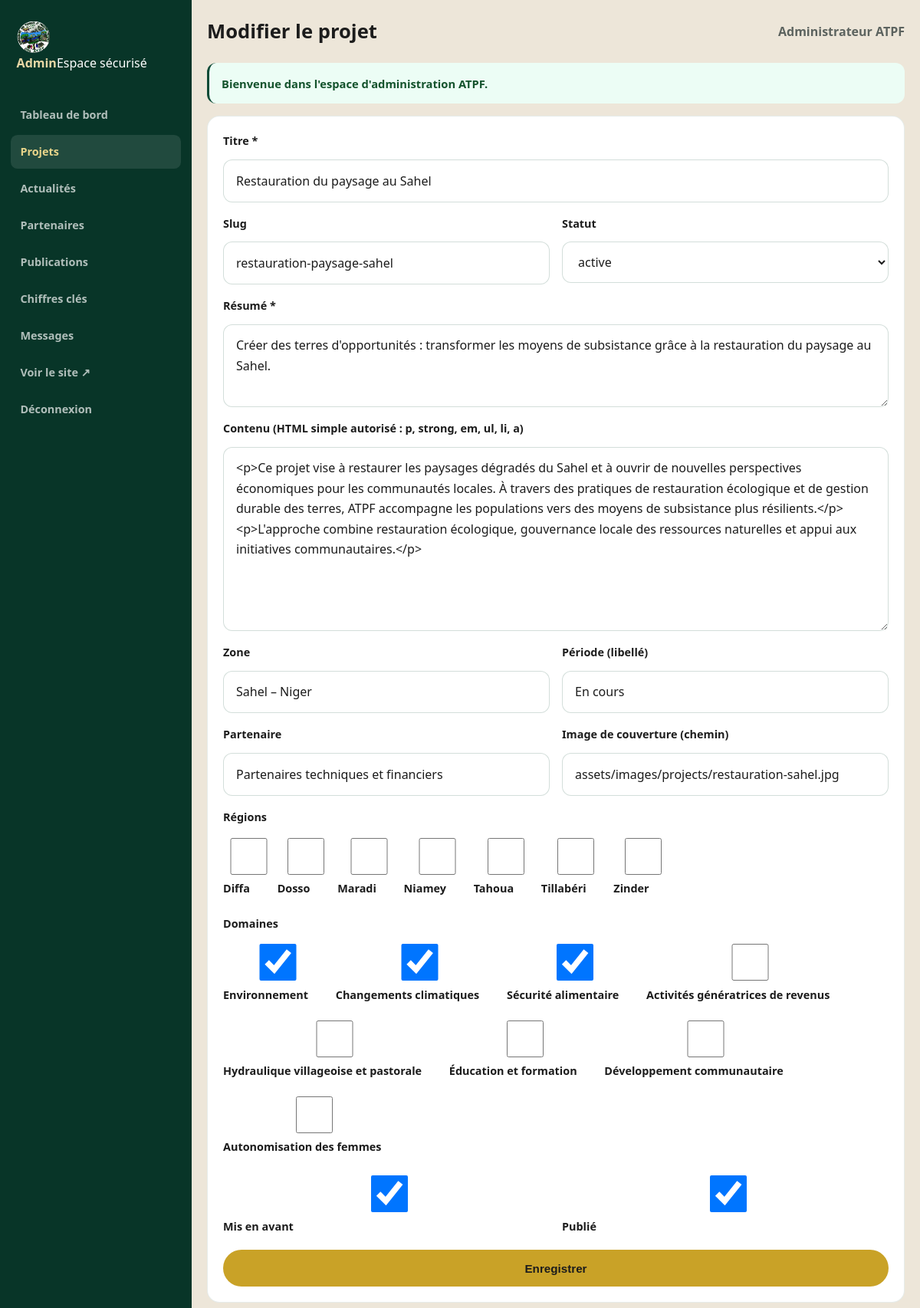
The page /admin/projets/edit/1 (signed in) on the database its author committed.
### tables this page shows
CREATE TABLE projects (
  id INT UNSIGNED AUTO_INCREMENT PRIMARY KEY,
  title VARCHAR(255) NOT NULL,
  slug VARCHAR(255) NOT NULL UNIQUE,
  summary TEXT NOT NULL,
  content LONGTEXT NULL,
  cover_image VARCHAR(255) NULL,
  gallery JSON NULL,
  zone VARCHAR(255) NULL,
  period_start DATE NULL,
  period_end DATE NULL,
  period_label VARCHAR(120) NULL,
  partner_name VARCHAR(255) NULL,
  status ENUM('active','completed','planned','draft') NOT NULL DEFAULT 'draft',
  beneficiaries_note VARCHAR(255) NULL,
  is_featured TINYINT(1) NOT NULL DEFAULT 0,
  is_published TINYINT(1) NOT NULL DEFAULT 0,
  published_at DATETIME NULL,
  meta_title VARCHAR(255) NULL,
  meta_description VARCHAR(320) NULL,
  sort_order INT NOT NULL DEFAULT 0,
  created_at DATETIME NOT NULL DEFAULT CURRENT_TIMESTAMP,
  updated_at DATETIME NOT NULL DEFAULT CURRENT_TIMESTAMP ON UPDATE CURRENT_TIMESTAMP,
  INDEX idx_status (status),
  INDEX idx_published (is_published)
);

CREATE TABLE regions (
  id INT UNSIGNED AUTO_INCREMENT PRIMARY KEY,
  name VARCHAR(80) NOT NULL,
  slug VARCHAR(80) NOT NULL UNIQUE,
  description TEXT NULL,
  photo VARCHAR(255) NULL,
  map_path_id VARCHAR(40) NULL,
  sort_order INT NOT NULL DEFAULT 0,
  is_active TINYINT(1) NOT NULL DEFAULT 1
);

CREATE TABLE domains (
  id INT UNSIGNED AUTO_INCREMENT PRIMARY KEY,
  title VARCHAR(160) NOT NULL,
  slug VARCHAR(160) NOT NULL UNIQUE,
  short_description VARCHAR(400) NOT NULL,
  full_description TEXT NULL,
  icon VARCHAR(60) DEFAULT 'leaf',
  image VARCHAR(255) NULL,
  sort_order INT NOT NULL DEFAULT 0,
  is_published TINYINT(1) NOT NULL DEFAULT 1,
  created_at DATETIME NOT NULL DEFAULT CURRENT_TIMESTAMP,
  updated_at DATETIME NOT NULL DEFAULT CURRENT_TIMESTAMP ON UPDATE CURRENT_TIMESTAMP
);

### app/Controllers/AdminController.php (called while the page is built, shortened)
<?php
class AdminController extends Controller
{
    public function projectForm(?string $id = null): void
    {
        $item = $id ? Project::find((int) $id) : null;
        view('admin/projects/form', [
            'title' => $item ? 'Modifier le projet' : 'Nouveau projet',
            'item' => $item,
            'regions' => Region::all(),
            'domains' => Domain::published(),
            'selectedRegions' => $item ? array_column(Project::regions((int) $item['id']), 'id') : [],
            'selectedDomains' => $item ? array_column(Project::domains((int) $item['id']), 'id') : [],
        ], 'layouts/admin');
    }
}

### index.php (called while the page is built, shortened)
<?php
$config = require __DIR__ . '/app/bootstrap.php';
$router = new Router();
$router->get('/', [HomeController::class, 'index']);
$router->get('/a-propos', [PageController::class, 'about']);
$router->get('/domaines', [PageController::class, 'domains']);
$router->get('/projets', [ProjectController::class, 'index']);
$router->get('/projets/{slug}', [ProjectController::class, 'show']);
$router->get('/impact', [PageController::class, 'impact']);
$router->get('/actualites', [NewsController::class, 'index']);
$router->get('/actualites/{slug}', [NewsController::class, 'show']);
$router->get('/ressources', [PageController::class, 'resources']);
$router->get('/partenaires', [PageController::class, 'partners']);
$router->get('/contact', [PageController::class, 'contact']);
$router->post('/contact', [PageController::class, 'contactSubmit']);
$router->get('/api/regions/{slug}', [ApiController::class, 'region']);
$router->get('/admin/login', [AdminController::class, 'loginForm']);
$router->post('/admin/login', [AdminController::class, 'login']);
$router->get('/admin/logout', [AdminController::class, 'logout']);
$router->get('/admin', [AdminController::class, 'dashboard']);
$router->get('/admin/projets', [AdminController::class, 'projects']);
$router->get('/admin/projets/create', [AdminController::class, 'projectForm']);
$router->get('/admin/projets/edit/{id}', [AdminController::class, 'projectForm']);
$router->post('/admin/projets/save', [AdminController::class, 'projectSave']);
$router->post('/admin/projets/delete', [AdminController::class, 'projectDelete']);
$router->get('/admin/actualites', [AdminController::class, 'news']);
$router->get('/admin/actualites/create', [AdminController::class, 'newsForm']);
$router->get('/admin/actualites/edit/{id}', [AdminController::class, 'newsForm']);
$router->post('/admin/actualites/save', [AdminController::class, 'newsSave']);
$router->post('/admin/actualites/delete', [AdminController::class, 'newsDelete']);
$router->get('/admin/partenaires', [AdminController::class, 'partners']);
$router->post('/admin/partenaires/save', [AdminController::class, 'partnerSave']);
$router->post('/admin/partenaires/delete', [AdminController::class, 'partnerDelete']);
$router->get('/admin/chiffres', [AdminController::class, 'stats']);
$router->post('/admin/chiffres/save', [AdminController::class, 'statsSave']);
$router->get('/admin/messages', [AdminController::class, 'messages']);
$router->post('/admin/messages/read', [AdminController::class, 'messageRead']);
$router->get('/admin/ressources', [AdminController::class, 'resources']);
$router->post('/admin/ressources/save', [AdminController::class, 'resourceSave']);
$router->dispatch($_SERVER['REQUEST_METHOD'], $_SERVER['REQUEST_URI'] ?? '/');

### app/bootstrap.php (called while the page is built, shortened)
<?php
$dbConfig = require CONFIG_PATH . '/database.php';
require_once APP_PATH . '/helpers.php';
require_once APP_PATH . '/Database.php';
require_once APP_PATH . '/Router.php';
spl_autoload_register(function (string $class): void {
    $paths = [
        APP_PATH . '/Models/' . $class . '.php',
        APP_PATH . '/Controllers/' . $class . '.php',
        APP_PATH . '/Services/' . $class . '.php',
        APP_PATH . '/Middleware/' . $class . '.php',
    ];
    foreach ($paths as $path) {
        if (is_file($path)) {
            return;
        }
    }
});
return $config;

### app/Database.php (called while the page is built, shortened)
<?php
class Database
{
    private static ?PDO $pdo = null;
    public static function connect(array $config): void
    {
        $dsn = sprintf(
            'mysql:host=%s;port=%s;dbname=%s;charset=utf8mb4',
            $config['host'],
            $config['port'],
            $config['database']
        );
        self::$pdo = new PDO($dsn, $config['username'], $config['password'], [
            PDO::ATTR_ERRMODE => PDO::ERRMODE_EXCEPTION,
            PDO::ATTR_DEFAULT_FETCH_MODE => PDO::FETCH_ASSOC,
            PDO::ATTR_EMULATE_PREPARES => false,
            PDO::MYSQL_ATTR_INIT_COMMAND => "SET NAMES utf8mb4 COLLATE utf8mb4_unicode_ci",
        ]);
        self::$pdo->exec("SET NAMES utf8mb4 COLLATE utf8mb4_unicode_ci");
    }
    public static function pdo(): PDO
    {
        return self::$pdo;
    }
    public static function query(string $sql, array $params = []): PDOStatement
    {
        $stmt = self::pdo()->prepare($sql);
        $stmt->execute($params);
        return $stmt;
    }
    public static function fetch(string $sql, array $params = []): ?array
    {
        $row = self::query($sql, $params)->fetch();
        return $row ?: null;
    }
    public static function fetchAll(string $sql, array $params = []): array
    {
        return self::query($sql, $params)->fetchAll();
    }
}

### app/Models/Project.php (called while the page is built, shortened)
<?php
class Project
{
    public static function find(int $id): ?array
    {
        return Database::fetch('SELECT * FROM projects WHERE id = ? LIMIT 1', [$id]);
    }
}

### app/Models/Region.php (called while the page is built, shortened)
<?php
class Region
{
    public static function all(): array
    {
        return Database::fetchAll('SELECT * FROM regions WHERE is_active = 1 ORDER BY sort_order ASC');
    }
}

### app/Models/Domain.php (called while the page is built, shortened)
<?php
class Domain
{
    public static function published(): array
    {
        return Database::fetchAll(
            'SELECT * FROM domains WHERE is_published = 1 ORDER BY sort_order ASC'
        );
    }
}

### views/admin/projects/form.php (the view, shortened to what this page needs)
<form class="admin-form" method="post" action="<?= base_path('admin/projets/save') ?>">
  <div class="form-grid">
    <div class="form-group full">
      <label>Titre *</label>
      <input name="title" required value="<?= e($item['title'] ?? '') ?>">
    </div>
    <div class="form-group">
      <label>Slug</label>
      <input name="slug" value="<?= e($item['slug'] ?? '') ?>" placeholder="auto">
    </div>
    <div class="form-group">
      <label>Statut</label>
      <select name="status">
        <?php foreach (['draft','active','completed','planned'] as $s): ?>
          <option value="<?= $s ?>" <?= (($item['status'] ?? '') === $s) ? 'selected' : '' ?>><?= $s ?></option>
        <?php endforeach; ?>
      </select>
    </div>
    <div class="form-group full">
      <label>Résumé *</label>
      <textarea name="summary" rows="3" required><?= e($item['summary'] ?? '') ?></textarea>
    </div>
    <div class="form-group full">
      <label>Contenu (HTML simple autorisé : p, strong, em, ul, li, a)</label>
      <textarea name="content" rows="8"><?= e($item['content'] ?? '') ?></textarea>
    </div>
    <div class="form-group">
      <label>Zone</label>
      <input name="zone" value="<?= e($item['zone'] ?? '') ?>">
    </div>
    <div class="form-group">
      <label>Période (libellé)</label>
      <input name="period_label" value="<?= e($item['period_label'] ?? '') ?>">
    </div>
    <div class="form-group">
      <label>Partenaire</label>
      <input name="partner_name" value="<?= e($item['partner_name'] ?? '') ?>">
    </div>
    <div class="form-group">
      <label>Image de couverture (chemin)</label>
      <input name="cover_image" value="<?= e($item['cover_image'] ?? '') ?>" placeholder="uploads/projects/...">
    </div>
    <div class="form-group full">
      <label>Régions</label>
      <div style="display:flex;flex-wrap:wrap;gap:.75rem">
        <?php foreach ($regions as $r): ?>
          <label style="font-weight:600"><input type="checkbox" name="regions[]" value="<?= (int) $r['id'] ?>" <?= in_array($r['id'], $selectedRegions) ? 'checked' : '' ?>> <?= e($r['name']) ?></label>
        <?php endforeach; ?>
      </div>
    </div>
    <div class="form-group full">
      <label>Domaines</label>
      <div style="display:flex;flex-wrap:wrap;gap:.75rem">
        <?php foreach ($domains as $d): ?>
          <label style="font-weight:600"><input type="checkbox" name="domains[]" value="<?= (int) $d['id'] ?>" <?= in_array($d['id'], $selectedDomains) ? 'checked' : '' ?>> <?= e($d['title']) ?></label>
        <?php endforeach; ?>
      </div>
    </div>
    <div class="form-group">
      <label><input type="checkbox" name="is_featured" <?= !empty($item['is_featured']) ? 'checked' : '' ?>> Mis en avant</label>
    </div>
    <div class="form-group">
      <label><input type="checkbox" name="is_published" <?= !empty($item['is_published']) ? 'checked' : '' ?>> Publié</label>
    </div>
  </div>
  <button class="btn btn-primary" type="submit">Enregistrer</button>
</form>

### app/Router.php (shortened to what this page needs)
<?php
class Router
{
    private array $routes = [];
    private function add(string $method, string $path, callable|array $handler): void
    {
        $this->routes[] = compact('method', 'path', 'handler');
    }
    public function dispatch(string $method, string $uri): void
    {
        $path = parse_url($uri, PHP_URL_PATH) ?: '/';
        $base = rtrim((string) config('base_path'), '/');
        if ($base && str_starts_with($path, $base)) {
            $path = substr($path, strlen($base)) ?: '/';
        }
        $path = '/' . trim($path, '/');
        if ($path !== '/') {
            $path = rtrim($path, '/');
        }
        foreach ($this->routes as $route) {
            if ($route['method'] !== strtoupper($method)) {
                continue;
            }
            $pattern = preg_replace('#\{([a-zA-Z_]+)\}#', '(?P<$1>[^/]+)', $route['path']);
            $pattern = '#^' . $pattern . '$#';
            if (!preg_match($pattern, $path, $matches)) {
                continue;
            }
            $params = array_filter($matches, 'is_string', ARRAY_FILTER_USE_KEY);
            $handler = $route['handler'];
            if (is_array($handler)) {
                [$class, $action] = $handler;
                $controller = new $class();
                call_user_func_array([$controller, $action], $params);
                return;
            }
            return;
        }
    }
}

### assets/css/app.css (style rules this page uses)
:root { --adk-green: #0c4a36; --adk-green-deep: #083528; --adk-green-soft: #1a6b4f; --adk-green-pale: #e8f2ec; --adk-gold: #c9a227; --adk-gold-soft: #e8d48a; --adk-cream: #f7f4ef; --adk-beige: #ede6d9; --adk-ink: #1c1c1c; --adk-muted: #5c635f; --adk-white: #ffffff; --adk-radius: 1rem; --header-h: 5rem; --font-sans: "Plus Jakarta Sans", "Segoe UI", sans-serif; }
*, *::before, *::after { box-sizing: border-box; }
html { scroll-behavior: smooth; }
body { margin: 0; font-family: var(--font-sans); color: var(--adk-ink); background: var(--adk-cream); line-height: 1.65; -webkit-font-smoothing: antialiased; }
.btn { display: inline-flex; align-items: center; justify-content: center; gap: .55rem; min-height: 3rem; padding: .75rem 1.35rem; border-radius: 999px; border: 1.5px solid transparent; font-weight: 650; font-size: .95rem; transition: .25s ease; cursor: pointer; white-space: nowrap; }
.btn-primary { background: var(--adk-gold); color: var(--adk-ink); }
.form-grid { display: grid; gap: 1rem; }
label { display: block; font-size: .88rem; font-weight: 650; margin-bottom: .35rem; }
input, select, textarea { width: 100%; border: 1px solid rgba(12,74,54,.18); border-radius: .75rem; padding: .8rem .95rem; font: inherit; background: #fff; color: var(--adk-ink); }
textarea { min-height: 140px; resize: vertical; }
.admin-body { background: #f3f1ec; }
:root { --atpf-green: var(--adk-green); --forest: var(--adk-green); --forest-deep: var(--adk-green-deep); --leaf: var(--adk-green-soft); --gold: var(--adk-gold); --cream: var(--adk-cream); --ink: var(--adk-ink); --muted: var(--adk-muted); --white: var(--adk-white); --line: rgba(12,74,54,.12); --font-display: var(--font-sans); --font-body: var(--font-sans); }
.admin-body { background: var(--adk-beige); }
.admin-form { background:#fff; border:1px solid rgba(12,74,54,.1); border-radius:var(--adk-radius); padding:1.25rem; display:grid; gap:.85rem; }
.form-grid { display:grid; grid-template-columns:1fr 1fr; gap:1rem; }
.form-group { display:flex; flex-direction:column; gap:.4rem; }
.form-group.full { grid-column:1 / -1; }
.form-group label { font-weight:700; font-size:.9rem; }
.form-group input, .form-group textarea, .form-group select { border:1px solid rgba(12,74,54,.18); border-radius:.75rem; padding:.85rem 1rem; min-height:3rem; background:#fff; font:inherit; }

### rows shown on the page
projects: title "Restauration du paysage au Sahel", slug "restauration-paysage-sahel", status "active", summary "Créer des terres d'opportunités : transformer les moyens de subsistance grâce à la restauration du paysage au Sahel.", content "<p>Ce projet vise à restaurer les paysages dégradés du Sahel et à ouvrir de nouvelles perspectives économiques pour les communautés locales. À travers des pratiques de restauration écologique et de gestion durable des terres, ATPF accompagne les populations vers des moyens de subsistance plus résilients.</p><p>L'approche combine restauration écologique, gouvernance locale des ressources naturelles et appui aux initiatives communautaires.</p>", zone "Sahel – Niger", period_label "En cours", partner_name "Partenaires techniques et financiers", cover_image "assets/images/projects/restauration-sahel.jpg", is_featured "☑", is_published "☑"
regions: name "Diffa"
regions: name "Dosso"
regions: name "Maradi"
regions: name "Niamey"
regions: name "Tahoua"
regions: name "Tillabéri"
regions: name "Zinder"
domains: id "☑", title "Environnement"
domains: id "☑", title "Changements climatiques"
domains: id "☑", title "Sécurité alimentaire"
domains: title "Activités génératrices de revenus"
domains: title "Hydraulique villageoise et pastorale"
domains: title "Éducation et formation"
domains: title "Développement communautaire"
domains: title "Autonomisation des femmes"
